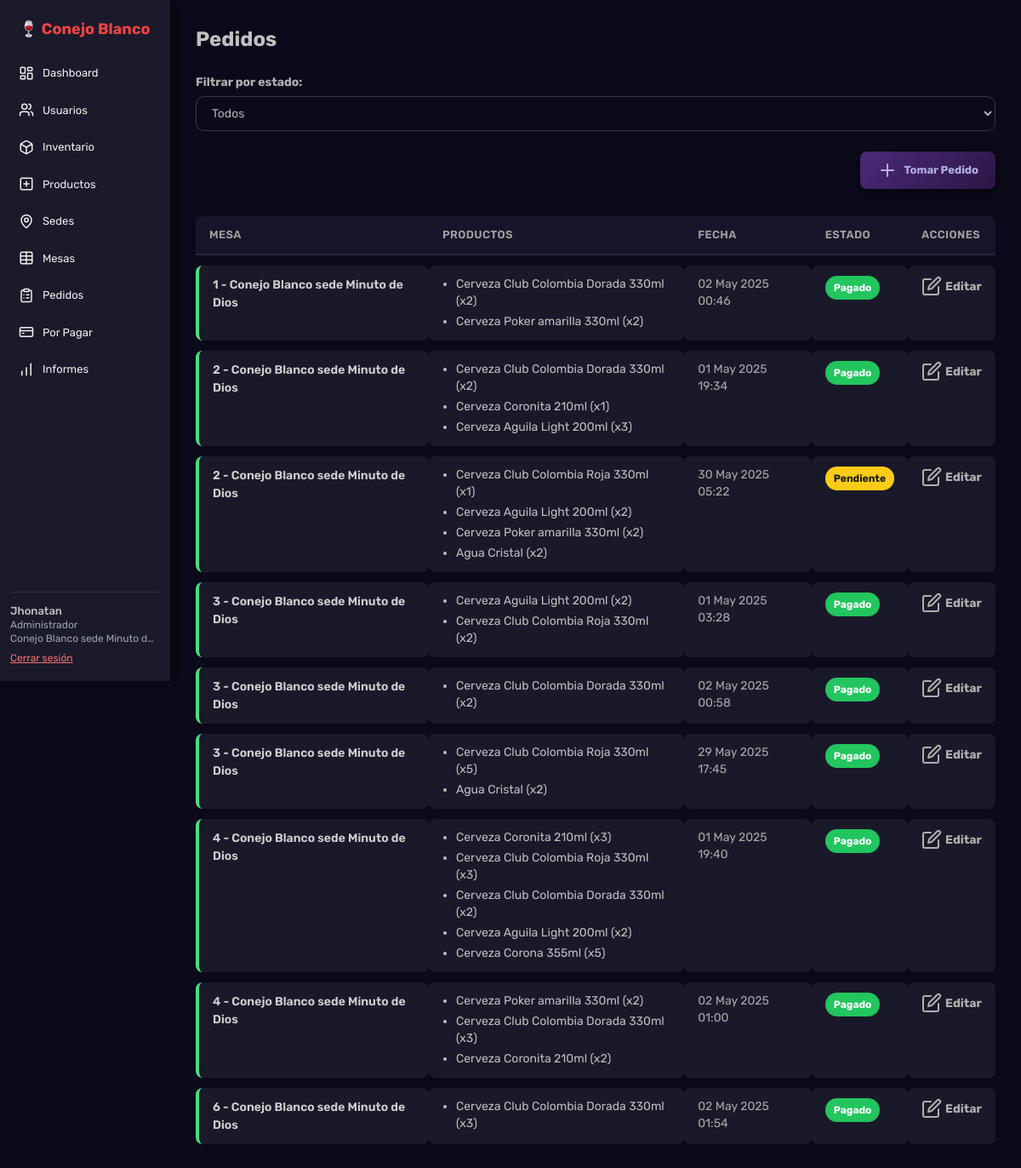
/api/pedidos/ver/ (signed in), run on an earlier commit of the app's database.
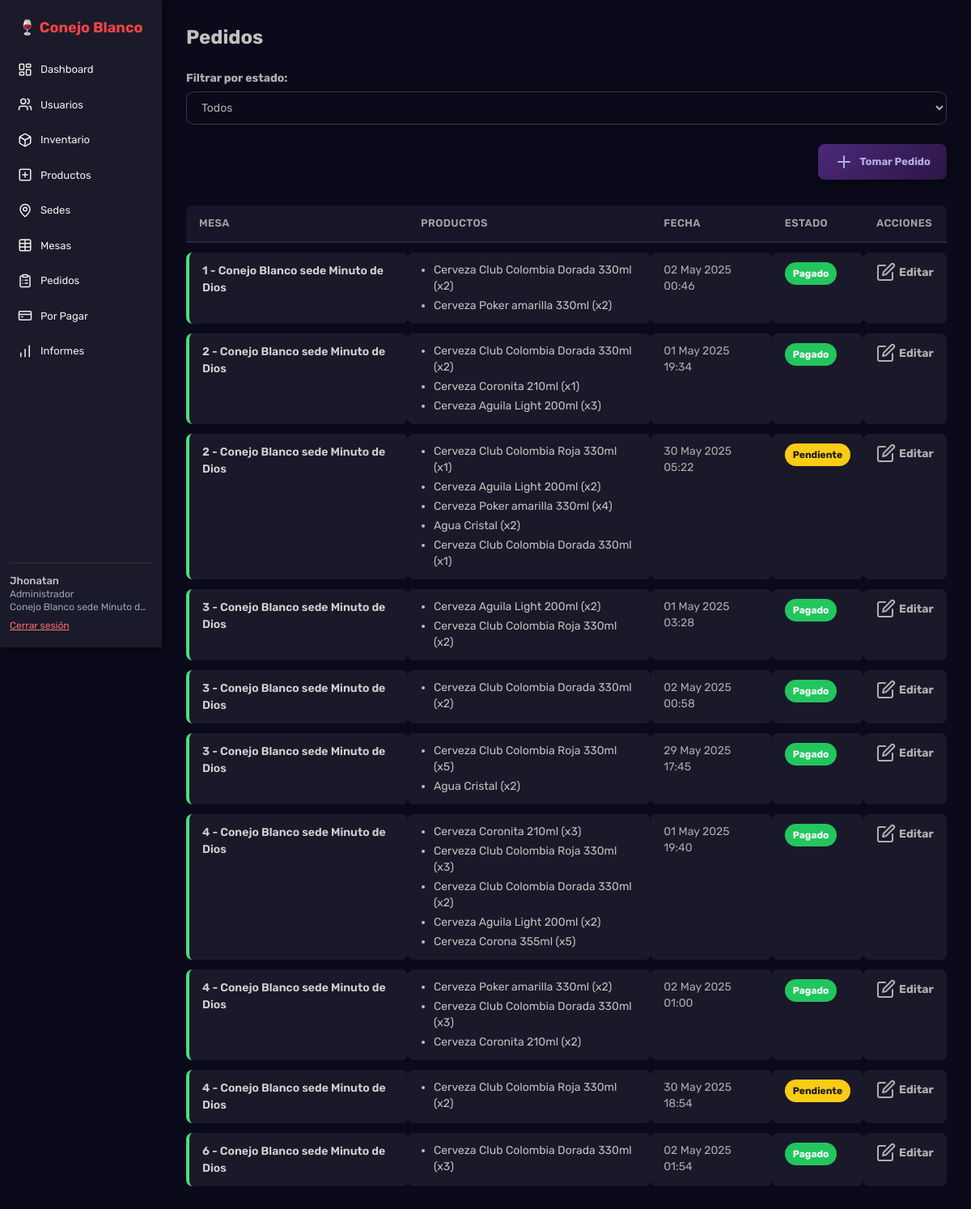
And on a later commit of the database.
### pedidos/models.py (models this page shows, shortened)
class Pedido(models.Model):
    usuario = models.ForeignKey(Usuario, on_delete=models.CASCADE)
    mesa = models.ForeignKey(Mesa, on_delete=models.SET_NULL, null=True, blank=True)
    pagado = models.BooleanField(default=False)
    estado = models.CharField(max_length=20, choices=ESTADOS_PEDIDO, default='pendiente')
    creado = models.DateTimeField(auto_now_add=True)

class PedidoProducto(models.Model):
    pedido = models.ForeignKey('Pedido', related_name='productos', on_delete=models.CASCADE)
    producto = models.ForeignKey(Producto, on_delete=models.CASCADE)
    cantidad = models.PositiveIntegerField()
    precio_unitario = models.DecimalField(max_digits=10, decimal_places=2, default=0.00)

### mesa/models.py (models this page shows, shortened)
class Mesa(models.Model):
    UBICACIONES = (
        (1, 'Primer piso'),
        (2, 'Segundo piso'),
    )
    numeroMesa = models.PositiveIntegerField()
    capacidad = models.PositiveIntegerField()
    ubicacion = models.IntegerField(choices=UBICACIONES)
    sede = models.ForeignKey(Sede, on_delete=models.CASCADE)
    ocupada = models.BooleanField(default=False)
    class Meta:
        unique_together = ('numeroMesa', 'sede')  # Evitar duplicados en una sede

### sede/models.py (models this page shows, shortened)
class Sede(models.Model):
    nombre = models.CharField(max_length=100)
    direccion = models.CharField(max_length=255)
    telefono = models.CharField(max_length=20)
    email = models.EmailField()

### productos/models.py (models this page shows, shortened)
class Producto(models.Model):
    nombre = models.CharField(max_length=100)
    descripcion = models.TextField(blank=True, null=True)

### pedidos/views.py (the view, shortened to what this page needs)
# urls.py: path('ver/', ver_pedidos, name='ver_pedidos'),
@login_required
def ver_pedidos(request):
    sede_usuario = request.user.sede
    estado = request.GET.get('estado', 'todos')
    if estado == 'todos':
        pedidos = Pedido.objects.filter(mesa__sede=sede_usuario)
    elif estado == 'pendiente':
        pedidos = Pedido.objects.filter(mesa__sede=sede_usuario, estado='pendiente')
    else:  # estado == 'pagado'
        pedidos = Pedido.objects.filter(mesa__sede=sede_usuario, estado='pagado')
    mesas_disponibles = Mesa.objects.filter(sede=sede_usuario, ocupada=False)
    return render(request, 'pedidos/ver_pedidos.html', {
        'pedidos': pedidos,
        'estado': estado,
        'mesas': mesas_disponibles,  # Solo mostrar mesas no ocupadas
        'productos': InventarioProducto.objects.filter(sede=sede_usuario),
    })

### usuarios/context_processors.py (called while the page is built)
def es_admin_processor(request):
    if request.user.is_authenticated:
        return {'es_administrador': request.user.rol == 'administrador'}
    return {'es_administrador': False}

### templates/pedidos/ver_pedidos.html (shortened to what this page needs)
{% extends 'base.html' %}
{% load custom_filters %}
{% load static %}
{% block head %}
<link rel="stylesheet" href="{% static 'css/pedidos/ver_pedidos.css' %}">
{% endblock %}
{% block content %}
<h2 class="text-2xl font-bold mb-6">Pedidos</h2>
<form method="GET" action="{% url 'ver_pedidos' %}" class="mb-6">
    <label for="estado" class="mr-2">Filtrar por estado:</label>
    <select name="estado" id="estado" onchange="this.form.submit()">
        <option value="todos" {% if estado == 'todos' %}selected{% endif %}>Todos</option>
    </select>
</form>
<div style="display: flex; justify-content: flex-end; margin-bottom: 20px;">
    <button id="abrirModal" class="btn-filtrar custom-btn-filtrar flex items-center gap-2">
        <i data-feather="plus"></i> Tomar Pedido
    </button>
</div>
<table class="tabla-pedidos w-full border-separate border-spacing-y-3">
    <thead class="bg-[#121020] text-[#a0a0a0] text-left text-sm uppercase tracking-wide">
        <tr>
            <th class="py-3 px-4 rounded-tl-lg">Mesa</th>
            <th class="py-3 px-4">Productos</th>
            <th class="py-3 px-4">Fecha</th>
            <th class="py-3 px-4">Estado</th>
            <th class="py-3 px-4 rounded-tr-lg">Acciones</th>
        </tr>
    </thead>
    <tbody>
        {% for pedido in pedidos %}
        <tr class="bg-[#1a1929] hover:bg-[#232138] transition-colors rounded-lg shadow-sm">
            <td class="py-3 px-4 rounded-l-lg border-l-4 border-green-400 font-semibold text-[#d0d0d0]">
                {{ pedido.mesa.numeroMesa }} - {{ pedido.mesa.sede.nombre }}
            </td>
            <td class="py-3 px-4 text-sm text-[#c0c0c0]">
                <ul class="list-disc pl-4 space-y-1">
                    {% for item in pedido.productos.all %}
                        <li>{{ item.producto.nombre }} (x{{ item.cantidad }})</li>
                    {% endfor %}
                </ul>
            </td>
            <td class="py-3 px-4 text-[#aaaaaa] text-sm">{{ pedido.creado|date:"d M Y H:i" }}</td>
            <td class="py-3 px-4 text-sm">
                {% if pedido.estado == 'pendiente' %}
                    <span class="estado-pendiente">Pendiente</span>
                {% else %}
                    <span class="estado-pagado">Pagado</span>
                {% endif %}
            </td>
            <td class="py-3 px-4 text-center rounded-r-lg">
                <button class="btn-editar flex items-center gap-1" onclick="abrirModalEditar(this)"
                    data-id="{{ pedido.id }}"
                    data-estado="{{ pedido.estado }}">
                    <i data-feather="edit"></i> Editar
                </button>
            </td>
        </tr>
        {% empty %}
        <tr>
            <td colspan="5" class="text-center py-4 text-[#888]">No hay pedidos para mostrar.</td>
        </tr>
        {% endfor %}
    </tbody>
</table>
{% endblock %}

What changed in the data, as far as the page shows it:
changed PedidoProducto (number 8 of 25 on the later page): cantidad "2" → "4"
added PedidoProducto: producto.nombre "Cerveza Club Colombia Dorada 330ml", cantidad "1", shown under Pedido "30 May 2025 05:22"
added Pedido: mesa.numeroMesa "4", mesa.sede.nombre "Conejo Blanco sede Minuto de Dios", creado "30 May 2025 18:54", estado "Pendiente"
added PedidoProducto: producto.nombre "Cerveza Club Colombia Roja 330ml", cantidad "2", shown under "4"
